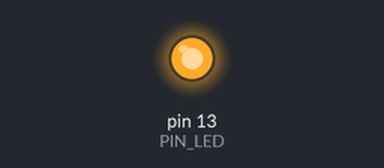
Bench run of a sketch on a simulated Arduino Uno, built with avr-gcc and run on an emulated ATmega328P. Parts: output pins drawn as LEDs (lit = HIGH). Storage starts empty; the audio player accepts every command and is not drawn.

Above: at 6.0 s.
At 12.2 s:
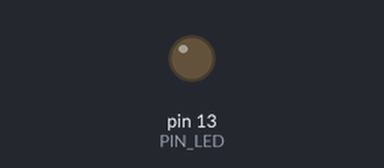
Timing chart, 0 to 16.3 s (numbered marks = the images above):
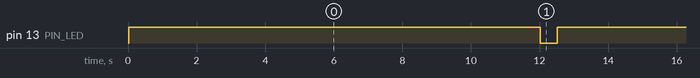

The sketch:

sd_sound_player.ino
```cpp
//playing sound from a SD card

//standard library
#include <SPI.h>
#include <SD.h>
#include "TMRpcm.h"

//play sound TMRpcm object
TMRpcm tmrpcm;

//pin assignement & constants
int PIN_LED = 13; //fixed led at pin 13
int PIN_SD_CS = 8; // Pin 8 for SD chip select on sparkfun SD shield
int PIN_SPEAKER = 9; // Pin 9 to audio amplifier input
int SERIAL_BAUD_RATE = 9600; //debugging

//global vars

//setup
void setup()
{
	//To blink the fixed led at pin 13
 	pinMode(PIN_LED, OUTPUT);

	//set chip select pin as output
 	pinMode(PIN_SD_CS, OUTPUT);

	//SD init
  	Serial.println("Initializing SD card...");
  	if (!SD.begin(PIN_SD_CS))
	{
		Serial.println("SD card initialization failed. EXIT PROGRAM.");
	    return;
  	}
  	Serial.println("SD initialization done.");

	//tmrpcm init
	tmrpcm.speakerPin = PIN_SPEAKER;
	tmrpcm.setVolume(6);
}

//main loop
void loop()
{
	//blink the led 13
	digitalWrite(PIN_LED, HIGH);

	//play sounds
	tmrpcm.play("traffic.wav");
	delay(4000);
	tmrpcm.play("phone.wav");
	delay(4000);
	tmrpcm.play("alarm.wav");
	delay(4000);

	//unblink the led 13
	digitalWrite(PIN_LED, LOW);
	delay(500);

}
```

Measured:
- by itself, pin 13 (PIN_LED): alternates HIGH for 12.0 s and LOW for 0.50 s
